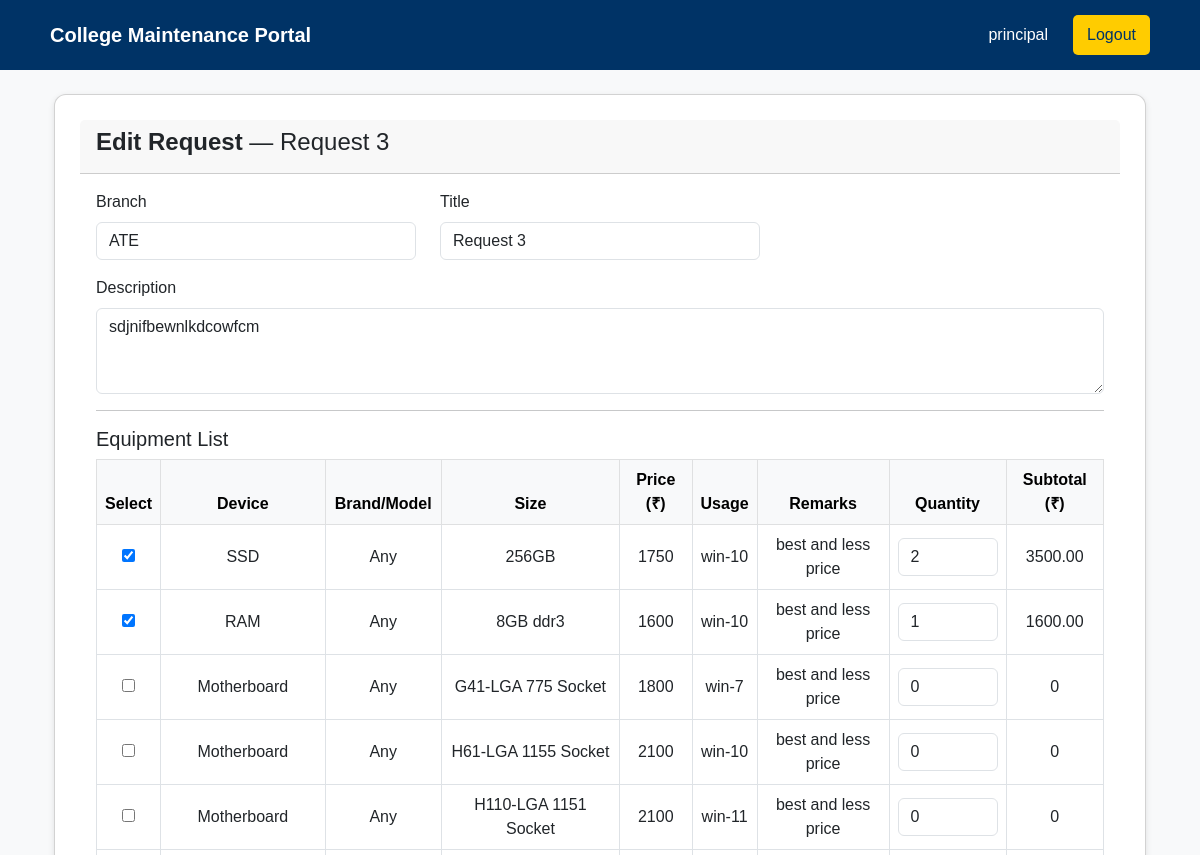
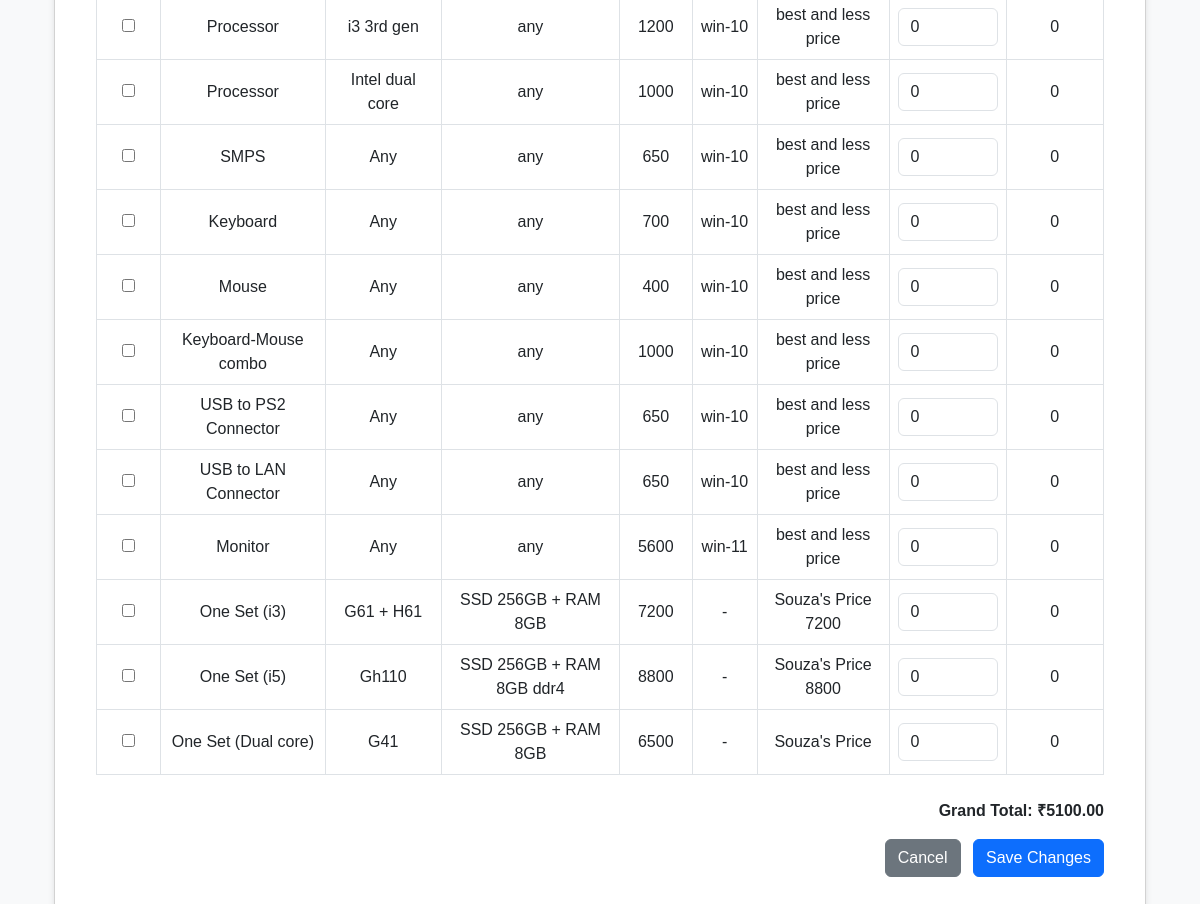
The app's page /request/63/edit/ (signed in) with its own data (2 pictures, top to bottom).
### maintenance_app/models.py (models this page shows, shortened)
class MaintenanceRequest(models.Model):
    STATUS_CHOICES = [('Pending','Pending'),('Approved','Approved'),('Rejected','Rejected'),('Completed','Completed'),]
    hod = models.ForeignKey(User, on_delete=models.CASCADE)
    branch = models.CharField(max_length=100)
    title = models.CharField(max_length=150)
    lab_name = models.CharField(max_length=100)
    description = models.TextField()
    date_submitted = models.DateTimeField(auto_now_add=True)
    status = models.CharField(max_length=20, choices=STATUS_CHOICES, default='Pending')
    admin_remark = models.TextField(blank=True, null=True)
    updated_at = models.DateTimeField(auto_now=True)
    selected_items = models.TextField(blank=True, null=True)
    total_amount = models.DecimalField(max_digits=12, decimal_places=2, default=0.00)

### maintenance_app/views.py (the view, shortened to what this page needs)
# urls.py: path('request/<int:pk>/edit/',views.edit_request, name='edit_request'),
@login_required
@user_passes_test(is_admin)
def edit_request(request, pk):
    req = get_object_or_404(MaintenanceRequest, pk=pk)
    items = [
        {"device": "SSD", "brand": "Any", "size": "256GB", "price": 1750, "usage": "win-10", "remarks": "best and less price"},
        {"device": "RAM", "brand": "Any", "size": "8GB ddr3", "price": 1600, "usage": "win-10", "remarks": "best and less price"},
        {"device": "Motherboard", "brand": "Any", "size": "G41-LGA 775 Socket", "price": 1800, "usage": "win-7", "remarks": "best and less price"},
        {"device": "Motherboard", "brand": "Any", "size": "H61-LGA 1155 Socket", "price": 2100, "usage": "win-10", "remarks": "best and less price"},
        {"device": "Motherboard", "brand": "Any", "size": "H110-LGA 1151 Socket", "price": 2100, "usage": "win-11", "remarks": "best and less price"},
        {"device": "Processor", "brand": "i3 3rd gen", "size": "any", "price": 1200, "usage": "win-10", "remarks": "best and less price"},
        {"device": "Processor", "brand": "Intel dual core", "size": "any", "price": 1000, "usage": "win-10", "remarks": "best and less price"},
        {"device": "SMPS", "brand": "Any", "size": "any", "price": 650, "usage": "win-10", "remarks": "best and less price"},
        {"device": "Keyboard", "brand": "Any", "size": "any", "price": 700, "usage": "win-10", "remarks": "best and less price"},
        {"device": "Mouse", "brand": "Any", "size": "any", "price": 400, "usage": "win-10", "remarks": "best and less price"},
        {"device": "Keyboard-Mouse combo", "brand": "Any", "size": "any", "price": 1000, "usage": "win-10", "remarks": "best and less price"},
        {"device": "USB to PS2 Connector", "brand": "Any", "size": "any", "price": 650, "usage": "win-10", "remarks": "best and less price"},
        {"device": "USB to LAN Connector", "brand": "Any", "size": "any", "price": 650, "usage": "win-10", "remarks": "best and less price"},
        {"device": "Monitor", "brand": "Any", "size": "any", "price": 5600, "usage": "win-11", "remarks": "best and less price"},
        {"device": "One Set (i3)", "brand": "G61 + H61", "size": "SSD 256GB + RAM 8GB", "price": 7200, "usage": "-", "remarks": "Souza's Price 7200"},
        {"device": "One Set (i5)", "brand": "Gh110", "size": "SSD 256GB + RAM 8GB ddr4", "price": 8800, "usage": "-", "remarks": "Souza's Price 8800"},
        {"device": "One Set (Dual core)", "brand": "G41", "size": "SSD 256GB + RAM 8GB", "price": 6500, "usage": "-", "remarks": "Souza's Price"},
    ]
    selected_data = {}
    if req.selected_items:
        try:
            selected_items = json.loads(req.selected_items)
            for item in selected_items:
                key = f"{item.get('device')}_{item.get('size')}"
                selected_data[key] = item.get('quantity', 0)
        except (json.JSONDecodeError, TypeError):
            selected_data = {}
    return render(request, 'edit_request.html', {
        'req': req,
        'items': items,
        'selected_data': selected_data,
    })

### maintenance_app/views.py (called while the page is built)
def is_admin(user):
    try:
        return user.profile.role in ['ADMIN', 'PRINCIPAL']
    except Exception:
        return user.is_superuser

### maintenance_app/templates/edit_request.html (shortened to what this page needs)
{% extends 'base.html' %}
{% load static %}
{% block content %}
<link rel="stylesheet" href="{%static "css/admin.css" %}">
<div class="container mt-4">
  <div class="card">
    <div class="card-header">
      <h4><strong>Edit Request</strong> — {{ req.title }}</h4>
    </div>
    <div class="card-body">
      <form method="post" id="editRequestForm">
        <div class="row mb-3">
          <div class="col-md-4">
            <label class="form-label">Branch</label>
            <input type="text" name="branch" class="form-control" value="{{ req.branch }}">
          </div>
          <div class="col-md-4">
            <label class="form-label">Title</label>
            <input type="text" name="title" class="form-control" value="{{ req.title }}">
          </div>
        </div>
        <div class="mb-3">
          <label class="form-label">Description</label>
          <textarea name="description" class="form-control" rows="3">{{ req.description }}</textarea>
        </div>
        <hr>
        <h5>Equipment List</h5>
        <div class="table-responsive">
          <table class="table table-bordered text-center align-middle" id="equipmentTable">
            <thead class="table-light">
              <tr>
                <th>Select</th>
                <th>Device</th>
                <th>Brand/Model</th>
                <th>Size</th>
                <th>Price (₹)</th>
                <th>Usage</th>
                <th>Remarks</th>
                <th>Quantity</th>
                <th>Subtotal (₹)</th>
              </tr>
            </thead>
            <tbody>
              {% for item in items %}
              {% with key=item.device|add:'_'|add:item.size %}
              <tr>
                <td>
                  <input type="checkbox"
                         class="item-checkbox"
                         data-price="{{ item.price }}"
                         {% if selected_data.key %}checked{% endif %}>
                </td>
                <td class="device">{{ item.device }}</td>
                <td class="brand">{{ item.brand }}</td>
                <td class="size">{{ item.size }}</td>
                <td class="price">{{ item.price }}</td>
                <td class="usage">{{ item.usage }}</td>
                <td class="remarks">{{ item.remarks }}</td>
                <td>
                  <input type="number"
                         class="form-control qty-input"
                         min="0"
                         style="width:100px;"
                         value="{{ selected_data.key|default:0 }}">
                </td>
                <td class="subtotal">0</td>
              </tr>
              {% endwith %}
              {% endfor %}
            </tbody>
          </table>
        </div>
        <div class="text-end mt-2">
          <strong>Grand Total: ₹<span id="grandTotal">0</span></strong>
        </div>
        <div class="mt-3 text-end">
          <a href="{% url 'admin_dashboard' %}" class="btn btn-secondary me-2">Cancel</a>
          <button type="submit" class="btn btn-primary">Save Changes</button>
        </div>
      </form>
    </div>
  </div>
</div>
{%endblock%}

### maintenance_app/templates/base.html (shortened to what this page needs)
{% load static %}
<!DOCTYPE html>
<html lang="en">
<head>
  <link rel="stylesheet" href="{% static 'css/style.css' %}">
  <link href="https://cdn.jsdelivr.net/npm/bootstrap@5.3.0/dist/css/bootstrap.min.css" rel="stylesheet">
</head>
<body>
<header>
  <nav class="navbar">
    <div class="logo">College Maintenance Portal</div>
    <ul class="nav-links" id="navLinks">
      {% if user.is_authenticated %}
      <li class="user-info">
        <span class="navbar-text text-white">{{ user.username }}</span>
      </li>
      {% endif %}
      <li>
        <form method="post" action="{% url 'logout' %}">
          <button class="logout-btn">Logout</button>
        </form>
      </li>
    </ul>
  </nav>
</header>
<div class="container mt-4">
  {% block content %}{% endblock %}
</div>
</body>
</html>

### maintenance_app/static/css/style.css (style rules this page uses)
.navbar { display: flex; justify-content: space-between; align-items: center; background: #003366; padding: 15px 30px; color: white; position: relative; z-index: 1000; }
.logo { font-size: 20px; font-weight: bold; }
.nav-links { list-style: none; display: flex; align-items: center; gap: 25px; margin: 0; padding: 0; }
.nav-links li { display: flex; align-items: center; }
.navbar-text { color: white; font-weight: 500; }
.logout-btn { background: #ffcc00; color: #003366; border: none; padding: 8px 14px; border-radius: 5px; cursor: pointer; transition: background 0.3s; }

### maintenance_app/static/css/admin.css (style rules this page uses)
* { box-sizing: border-box; font-family: "Poppins", sans-serif; }
body { background-color: #f8f9fa; color: #333; margin: 0; }
.navbar { display: flex; justify-content: space-between; align-items: center; background: #003366; padding: 15px 50px; color: white; }
.navbar .logo { font-size: 20px; font-weight: bold; }
.nav-links { list-style: none; display: flex; gap: 25px; margin: 0; padding: 0; }
.logout-btn { background: #ffcc00; color: #003366; border: none; padding: 8px 14px; border-radius: 5px; cursor: pointer; transition: 0.3s; }
.card { background: white; padding: 25px; border-radius: 12px; box-shadow: 0 2px 6px rgba(0,0,0,0.1); transition: transform 0.2s; }
table { width: 100%; border-collapse: collapse; }
th, td { padding: 14px 15px; text-align: center; border-bottom: 1px solid #ddd; }
th { background: #003366; color: white; }
.card { cursor: pointer; transition: transform 0.2s ease, box-shadow 0.2s ease; }
td { vertical-align: middle; }

### records on screen
MaintenanceRequest: title "Request 3", branch "ATE", description "sdjnifbewnlkdcowfcm"

### other values on screen
{{ user.username }} "principal"
{{ item.device }} "SSD" "RAM" "Motherboard" "Motherboard" "Motherboard" "Processor" "Processor" "SMPS" "Keyboard" "Mouse" "Keyboard-Mouse combo" "USB to PS2 Connector" "USB to LAN Connector" "Monitor" "One Set (i3)" "One Set (i5)" "One Set (Dual core)"
{{ item.brand }} "Any" "Any" "Any" "Any" "Any" "i3 3rd gen" "Intel dual core" "Any" "Any" "Any" "Any" "Any" "Any" "Any" "G61 + H61" "Gh110" "G41"
{{ item.size }} "256GB" "8GB ddr3" "G41-LGA 775 Socket" "H61-LGA 1155 Socket" "H110-LGA 1151 Socket" "any" "any" "any" "any" "any" "any" "any" "any" "any" "SSD 256GB + RAM 8GB" "SSD 256GB + RAM 8GB ddr4" "SSD 256GB + RAM 8GB"
{{ item.price }} "1750" "1600" "1800" "2100" "2100" "1200" "1000" "650" "700" "400" "1000" "650" "650" "5600" "7200" "8800" "6500"
{{ item.usage }} "win-10" "win-10" "win-7" "win-10" "win-11" "win-10" "win-10" "win-10" "win-10" "win-10" "win-10" "win-10" "win-10" "win-11" "-" "-" "-"
{{ item.remarks }} "best and less price" "best and less price" "best and less price" "best and less price" "best and less price" "best and less price" "best and less price" "best and less price" "best and less price" "best and less price" "best and less price" "best and less price" "best and less price" "best and less price" "Souza's Price 7200" "Souza's Price 8800" "Souza's Price"
